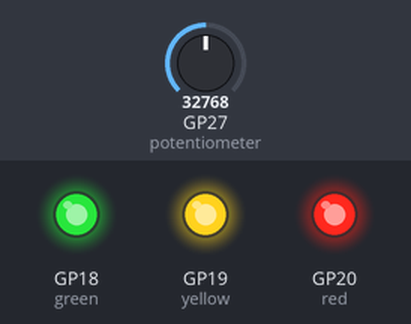
The program below on a simulated Raspberry Pi Pico running MicroPython. Shown: output pins drawn as LEDs (lit = HIGH). Inputs (shaded band) come from the test bench; at power-on: GP27 (potentiometer) = 32768 (analog values on the 0–65535 scale).

Above: at 1.2 s.
1.3 s: GP27 (potentiometer) set to 0
At 4.0 s:
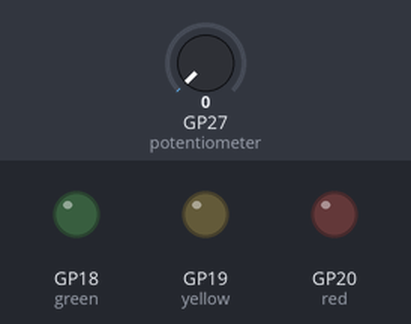
Timing chart, 0 to 5.2 s (numbered marks = the images above; inputs shaded):
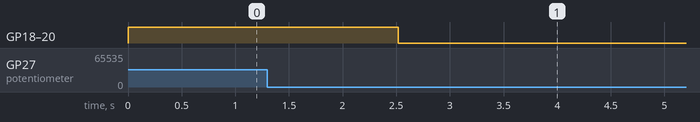

The program:

Day_4c.py
```python
'''
Potentiometer to control LED flashes
'''

# Imports
from machine import Pin, ADC
import time

# Set LED Pins
red = Pin(20, Pin.OUT)
yellow = Pin(19, Pin.OUT)
green = Pin(18, Pin.OUT)

# Set Potentiometer Pins
potentiometer = ADC(Pin(27))

# Set LEDs to off
red.value(0)
yellow.value(0)
green.value(0)

while True:

    red.value(1)
    yellow.value(1)
    green.value(1)

    reading = potentiometer.read_u16() # take a reading from potentiometer
    flash_speed = reading/13000

    time.sleep(flash_speed)

    red.value(0)
    yellow.value(0)
    green.value(0)

    time.sleep(flash_speed)
```
